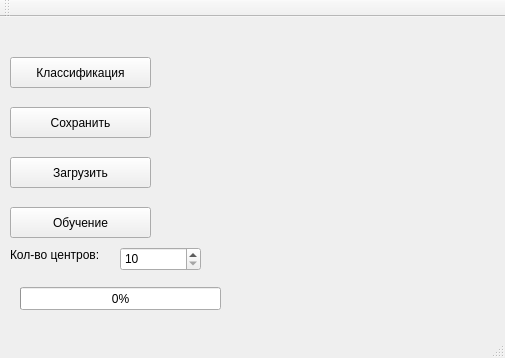
<?xml version="1.0" encoding="UTF-8"?>
<ui version="4.0">
 <class>MainWindow</class>
 <widget class="QMainWindow" name="MainWindow">
  <property name="geometry">
   <rect>
    <x>0</x>
    <y>0</y>
    <width>505</width>
    <height>358</height>
   </rect>
  </property>
  <property name="windowTitle">
   <string>MainWindow</string>
  </property>
  <widget class="QWidget" name="centralWidget">
   <widget class="QPushButton" name="computeBayesian">
    <property name="geometry">
     <rect>
      <x>10</x>
      <y>190</y>
      <width>141</width>
      <height>31</height>
     </rect>
    </property>
    <property name="text">
     <string>Обучение</string>
    </property>
   </widget>
   <widget class="QProgressBar" name="trainerProgress">
    <property name="geometry">
     <rect>
      <x>20</x>
      <y>270</y>
      <width>201</width>
      <height>23</height>
     </rect>
    </property>
    <property name="value">
     <number>0</number>
    </property>
   </widget>
   <widget class="QPushButton" name="loadButton">
    <property name="geometry">
     <rect>
      <x>10</x>
      <y>140</y>
      <width>141</width>
      <height>31</height>
     </rect>
    </property>
    <property name="text">
     <string>Загрузить</string>
    </property>
   </widget>
   <widget class="QPushButton" name="saveButton">
    <property name="geometry">
     <rect>
      <x>10</x>
      <y>90</y>
      <width>141</width>
      <height>31</height>
     </rect>
    </property>
    <property name="text">
     <string>Сохранить</string>
    </property>
   </widget>
   <widget class="QSpinBox" name="countClasters">
    <property name="geometry">
     <rect>
      <x>120</x>
      <y>230</y>
      <width>81</width>
      <height>24</height>
     </rect>
    </property>
    <property name="minimum">
     <number>10</number>
    </property>
    <property name="maximum">
     <number>50000</number>
    </property>
   </widget>
   <widget class="QLabel" name="label">
    <property name="geometry">
     <rect>
      <x>10</x>
      <y>230</y>
      <width>101</width>
      <height>16</height>
     </rect>
    </property>
    <property name="text">
     <string>Кол-во центров:</string>
    </property>
   </widget>
   <widget class="QPushButton" name="classifyButton">
    <property name="geometry">
     <rect>
      <x>10</x>
      <y>40</y>
      <width>141</width>
      <height>31</height>
     </rect>
    </property>
    <property name="text">
     <string>Классификация</string>
    </property>
   </widget>
   <widget class="QLabel" name="textPanel">
    <property name="enabled">
     <bool>false</bool>
    </property>
    <property name="geometry">
     <rect>
      <x>190</x>
      <y>40</y>
      <width>281</width>
      <height>181</height>
     </rect>
    </property>
    <property name="text">
     <string/>
    </property>
   </widget>
  </widget>
  <widget class="QMenuBar" name="menuBar">
   <property name="geometry">
    <rect>
     <x>0</x>
     <y>0</y>
     <width>505</width>
     <height>20</height>
    </rect>
   </property>
  </widget>
  <widget class="QToolBar" name="mainToolBar">
   <attribute name="toolBarArea">
    <enum>TopToolBarArea</enum>
   </attribute>
   <attribute name="toolBarBreak">
    <bool>false</bool>
   </attribute>
  </widget>
  <widget class="QStatusBar" name="statusBar"/>
 </widget>
 <layoutdefault spacing="6" margin="11"/>
 <resources/>
 <connections/>
</ui>
